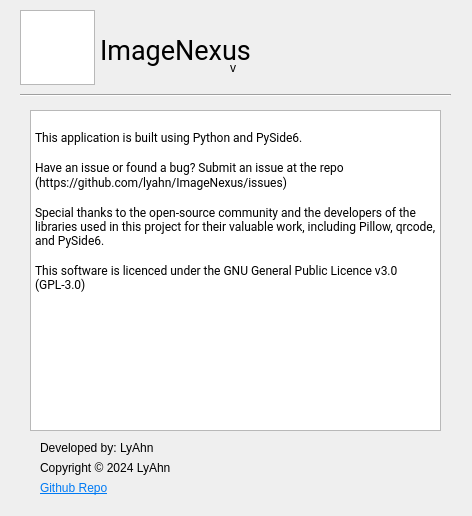
<?xml version="1.0" encoding="UTF-8"?>
<ui version="4.0">
 <class>aboutWindow</class>
 <widget class="QWidget" name="aboutWindow">
  <property name="windowModality">
   <enum>Qt::ApplicationModal</enum>
  </property>
  <property name="geometry">
   <rect>
    <x>0</x>
    <y>0</y>
    <width>472</width>
    <height>516</height>
   </rect>
  </property>
  <property name="minimumSize">
   <size>
    <width>472</width>
    <height>516</height>
   </size>
  </property>
  <property name="maximumSize">
   <size>
    <width>472</width>
    <height>516</height>
   </size>
  </property>
  <property name="windowTitle">
   <string>About</string>
  </property>
  <property name="windowIcon">
   <iconset>
    <normaloff>:/images/resources/icon.ico</normaloff>:/images/resources/icon.ico</iconset>
  </property>
  <widget class="QLabel" name="appTextLabel">
   <property name="geometry">
    <rect>
     <x>100</x>
     <y>30</y>
     <width>181</width>
     <height>41</height>
    </rect>
   </property>
   <property name="font">
    <font>
     <family>Roboto</family>
     <pointsize>20</pointsize>
    </font>
   </property>
   <property name="text">
    <string>ImageNexus</string>
   </property>
  </widget>
  <widget class="Line" name="line">
   <property name="geometry">
    <rect>
     <x>20</x>
     <y>80</y>
     <width>431</width>
     <height>31</height>
    </rect>
   </property>
   <property name="sizePolicy">
    <sizepolicy hsizetype="Maximum" vsizetype="Fixed">
     <horstretch>0</horstretch>
     <verstretch>0</verstretch>
    </sizepolicy>
   </property>
   <property name="orientation">
    <enum>Qt::Horizontal</enum>
   </property>
  </widget>
  <widget class="QLabel" name="versionLabel">
   <property name="geometry">
    <rect>
     <x>230</x>
     <y>60</y>
     <width>81</width>
     <height>16</height>
    </rect>
   </property>
   <property name="text">
    <string>v</string>
   </property>
  </widget>
  <widget class="QGraphicsView" name="logoView">
   <property name="geometry">
    <rect>
     <x>20</x>
     <y>10</y>
     <width>75</width>
     <height>75</height>
    </rect>
   </property>
  </widget>
  <widget class="QLabel" name="copyrightLbl">
   <property name="geometry">
    <rect>
     <x>40</x>
     <y>460</y>
     <width>201</width>
     <height>16</height>
    </rect>
   </property>
   <property name="text">
    <string>Copyright © 2024 LyAhn</string>
   </property>
  </widget>
  <widget class="QLabel" name="devLabel">
   <property name="geometry">
    <rect>
     <x>40</x>
     <y>440</y>
     <width>191</width>
     <height>16</height>
    </rect>
   </property>
   <property name="text">
    <string>Developed by: LyAhn</string>
   </property>
  </widget>
  <widget class="QTextEdit" name="aboutText">
   <property name="geometry">
    <rect>
     <x>30</x>
     <y>110</y>
     <width>411</width>
     <height>321</height>
    </rect>
   </property>
   <property name="font">
    <font>
     <family>Roboto</family>
    </font>
   </property>
   <property name="mouseTracking">
    <bool>false</bool>
   </property>
   <property name="focusPolicy">
    <enum>Qt::NoFocus</enum>
   </property>
   <property name="autoFormatting">
    <set>QTextEdit::AutoAll</set>
   </property>
   <property name="html">
    <string>&lt;!DOCTYPE HTML PUBLIC &quot;-//W3C//DTD HTML 4.0//EN&quot; &quot;http://www.w3.org/TR/REC-html40/strict.dtd&quot;&gt;
&lt;html&gt;&lt;head&gt;&lt;meta name=&quot;qrichtext&quot; content=&quot;1&quot; /&gt;&lt;meta charset=&quot;utf-8&quot; /&gt;&lt;style type=&quot;text/css&quot;&gt;
p, li { white-space: pre-wrap; }
hr { height: 1px; border-width: 0; }
li.unchecked::marker { content: &quot;\2610&quot;; }
li.checked::marker { content: &quot;\2612&quot;; }
&lt;/style&gt;&lt;/head&gt;&lt;body style=&quot; font-family:'Roboto'; font-size:9pt; font-weight:400; font-style:normal;&quot;&gt;
&lt;p style=&quot;-qt-paragraph-type:empty; margin-top:0px; margin-bottom:0px; margin-left:0px; margin-right:0px; -qt-block-indent:0; text-indent:0px; font-family:'Segoe UI';&quot;&gt;&lt;br /&gt;&lt;/p&gt;
&lt;p style=&quot; margin-top:0px; margin-bottom:0px; margin-left:0px; margin-right:0px; -qt-block-indent:0; text-indent:0px;&quot;&gt;&lt;span style=&quot; font-family:'Segoe UI';&quot;&gt;This application is built using Python and PySide6. &lt;/span&gt;&lt;/p&gt;
&lt;p style=&quot;-qt-paragraph-type:empty; margin-top:0px; margin-bottom:0px; margin-left:0px; margin-right:0px; -qt-block-indent:0; text-indent:0px; font-family:'Segoe UI';&quot;&gt;&lt;br /&gt;&lt;/p&gt;
&lt;p style=&quot; margin-top:0px; margin-bottom:0px; margin-left:0px; margin-right:0px; -qt-block-indent:0; text-indent:0px;&quot;&gt;&lt;span style=&quot; font-family:'Segoe UI';&quot;&gt;Have an issue or found a bug? Submit an issue at the repo&lt;/span&gt;&lt;/p&gt;
&lt;p style=&quot; margin-top:0px; margin-bottom:0px; margin-left:0px; margin-right:0px; -qt-block-indent:0; text-indent:0px;&quot;&gt;&lt;span style=&quot; font-family:'Segoe UI';&quot;&gt;(https://github.com/lyahn/ImageNexus/issues)&lt;/span&gt;&lt;/p&gt;
&lt;p style=&quot;-qt-paragraph-type:empty; margin-top:0px; margin-bottom:0px; margin-left:0px; margin-right:0px; -qt-block-indent:0; text-indent:0px; font-family:'Segoe UI';&quot;&gt;&lt;br /&gt;&lt;/p&gt;
&lt;p style=&quot; margin-top:0px; margin-bottom:0px; margin-left:0px; margin-right:0px; -qt-block-indent:0; text-indent:0px;&quot;&gt;&lt;span style=&quot; font-family:'Segoe UI';&quot;&gt;Special thanks to the open-source community and the developers of the libraries used in this project for their valuable work, including Pillow, qrcode, and PySide6.&lt;/span&gt;&lt;/p&gt;
&lt;p style=&quot;-qt-paragraph-type:empty; margin-top:0px; margin-bottom:0px; margin-left:0px; margin-right:0px; -qt-block-indent:0; text-indent:0px; font-family:'Segoe UI';&quot;&gt;&lt;br /&gt;&lt;/p&gt;
&lt;p style=&quot; margin-top:0px; margin-bottom:0px; margin-left:0px; margin-right:0px; -qt-block-indent:0; text-indent:0px;&quot;&gt;This software is licenced under the GNU General Public Licence v3.0 (GPL-3.0)&lt;/p&gt;&lt;/body&gt;&lt;/html&gt;</string>
   </property>
   <property name="textInteractionFlags">
    <set>Qt::LinksAccessibleByMouse</set>
   </property>
  </widget>
  <widget class="QLabel" name="ghLink">
   <property name="geometry">
    <rect>
     <x>40</x>
     <y>480</y>
     <width>111</width>
     <height>16</height>
    </rect>
   </property>
   <property name="text">
    <string>&lt;html&gt;&lt;head/&gt;&lt;body&gt;&lt;p&gt;&lt;a href=&quot;http://github.com/LyAhn/ImageNexus&quot;&gt;&lt;span style=&quot; text-decoration: underline; color:#007af4;&quot;&gt;Github Repo&lt;/span&gt;&lt;/a&gt;&lt;/p&gt;&lt;/body&gt;&lt;/html&gt;</string>
   </property>
  </widget>
 </widget>
 <resources/>
 <connections/>
</ui>
